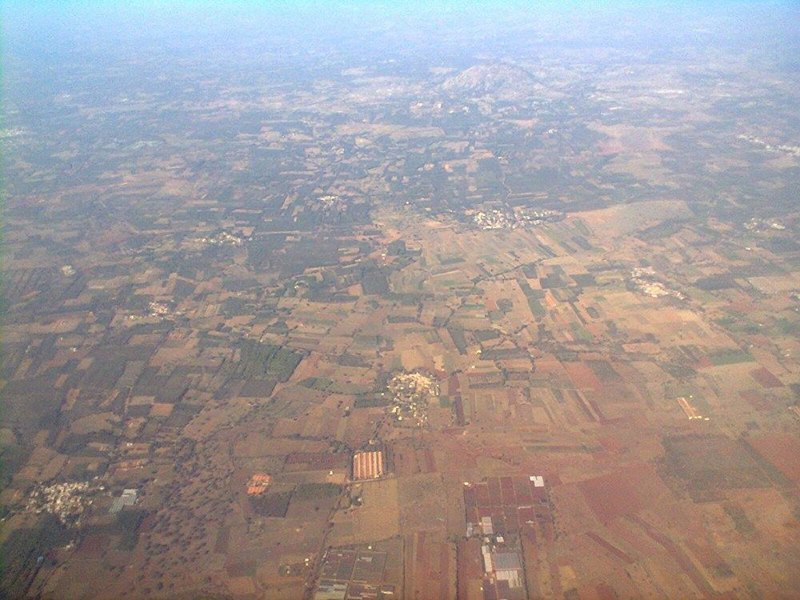
#> input picture image/earthfromsky.jpg, 800 x 600 px, found by its file name
$ python ex3.py
#> lines starting #> are read from the running program, lines starting #| are printed output that depends on the picture
import numpy as np
from skimage import img_as_ubyte, img_as_float
from skimage.io import imread
from skimage.metrics import peak_signal_noise_ratio as compare_psnr # 이전 오류 수정 반영
from PIL import Image
import matplotlib.pylab as pylab
import os # 파일 경로 관련 모듈 import

# 이미지 파일 경로 설정
image_path_earth = r"image\earthfromsky.jpg" # 파워-로우 변환할 이미지 경로

# 영상 표시 함수
def plot_image(image, title=''):
    pylab.title(title, size=20)
    pylab.imshow(image)
    pylab.axis('off') # 그래프에 축 보이기 원한다면 이 라인 주석처리

# 히스토그램 그리기 함수
def plot_hist(r, g, b, title=''):
    r_ubyte, g_ubyte, b_ubyte = img_as_ubyte(r), img_as_ubyte(g), img_as_ubyte(b)
    r_flat, g_flat, b_flat = np.array(r_ubyte).ravel(), np.array(g_ubyte).ravel(), np.array(b_ubyte).ravel()
    pylab.hist(r_flat, bins=256, range=(0, 256), color='r', alpha=0.5)
    pylab.hist(g_flat, bins=256, range=(0, 256), color='g', alpha=0.5)
    pylab.hist(b_flat, bins=256, range=(0, 256), color='b', alpha=0.5)
    pylab.xlabel('pixel value', size=20)
    pylab.ylabel('frequency', size=20)
    pylab.title(title, size=20)

try:
    # 파워-로우 변환 적용 및 표시
    im_earth = img_as_float(imread(image_path_earth))
    gamma = 5
    im_gamma = im_earth ** gamma
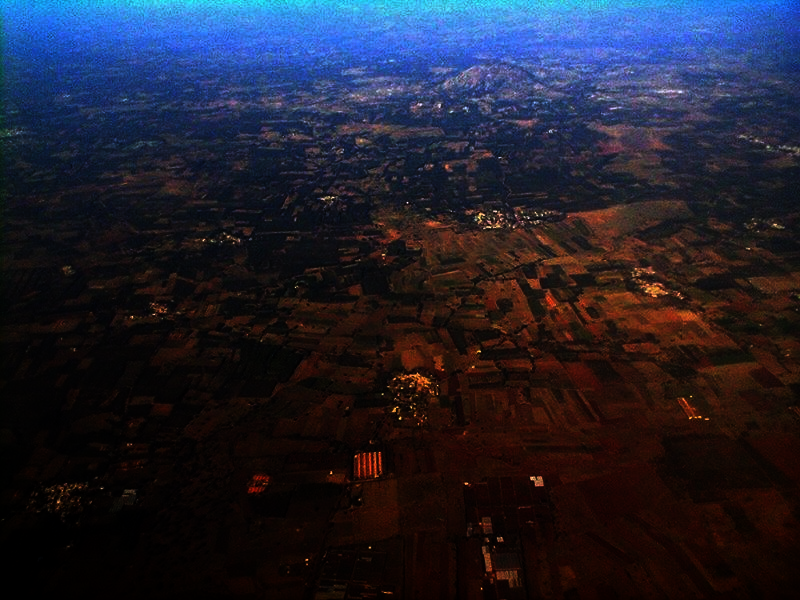
#> im_gamma: shape (600, 800, 3) float64; mean R, G, B 0.128, 0.129, 0.187

    pylab.style.use('ggplot')
    pylab.figure(figsize=(15, 5))

    pylab.subplot(121), plot_image(im_earth, 'original image (earthfromsky)')
    pylab.subplot(122)
    plot_hist(im_earth[..., 0], im_earth[..., 1], im_earth[..., 2], 'histogram of RGB channels (original)')
#> in plot_hist, `r_ubyte, g_ubyte, b_ubyte = img_as_ubyte(r), img_as_ubyte(g), img_as_u..`:
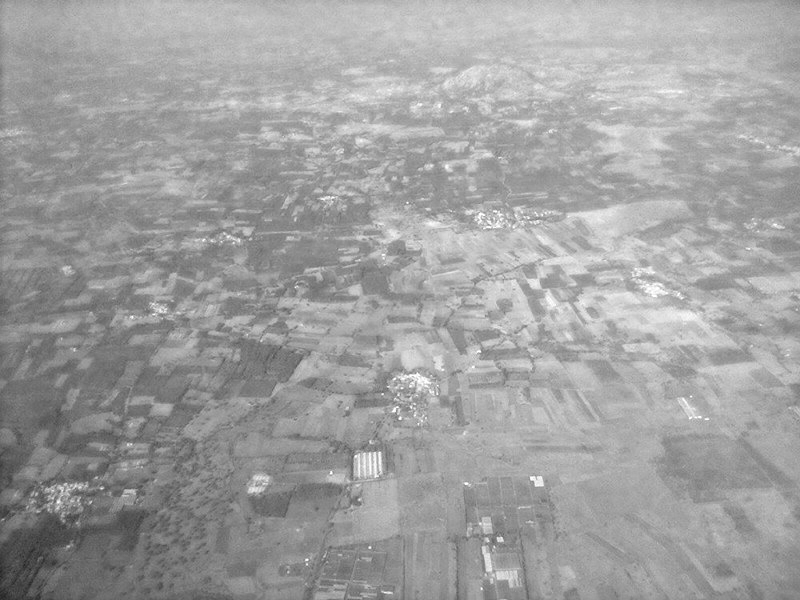
#> r_ubyte: shape (600, 800); min 35, max 255, mean 160
#> in plot_hist, `r_ubyte, g_ubyte, b_ubyte = img_as_ubyte(r), img_as_ubyte(g), img_as_u..`:
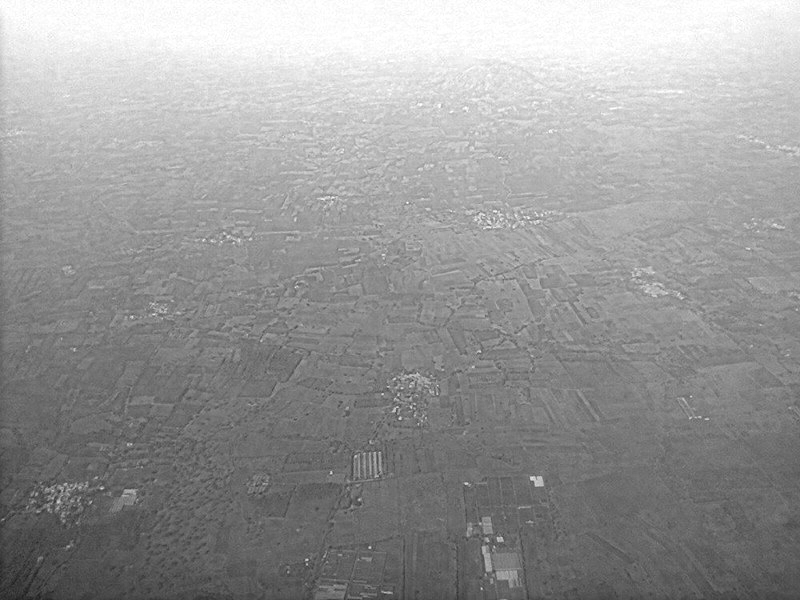
#> b_ubyte: shape (600, 800); min 29, max 255, mean 152.4

    pylab.figure(figsize=(15, 5))
    pylab.subplot(121), plot_image(im_gamma, f'image after power-law transform (gamma={gamma})')
    pylab.subplot(122)
    plot_hist(im_gamma[..., 0], im_gamma[..., 1], im_gamma[..., 2], f'histogram of RGB channels (gamma={gamma})')
#> call 2 of plot_hist, with title = 'histogram of RGB channels (gamma=5)'
#> in plot_hist (call 2), `r_ubyte, g_ubyte, b_ubyte = img_as_ubyte(r), img_as_ubyte(g), img_as_u..`:
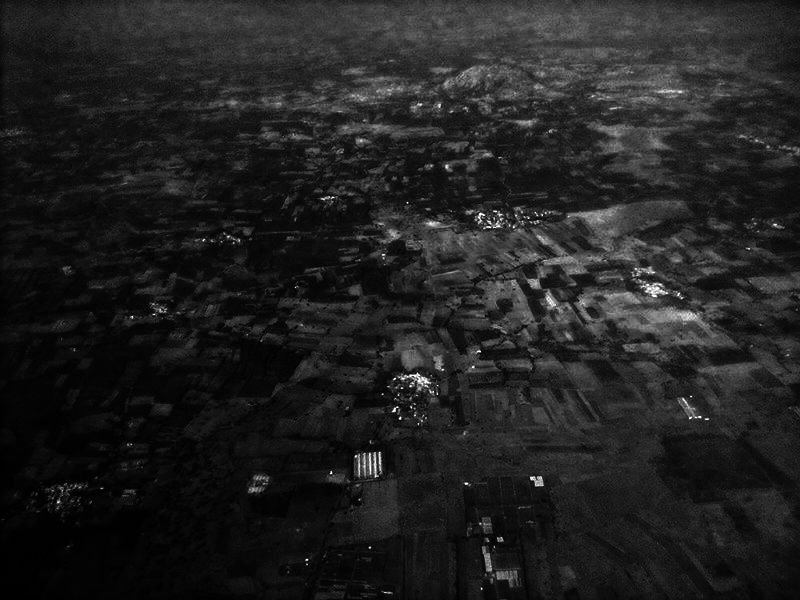
#> r_ubyte: shape (600, 800); min 0, max 255, mean 32.6
#> in plot_hist (call 2), `r_ubyte, g_ubyte, b_ubyte = img_as_ubyte(r), img_as_ubyte(g), img_as_u..`:
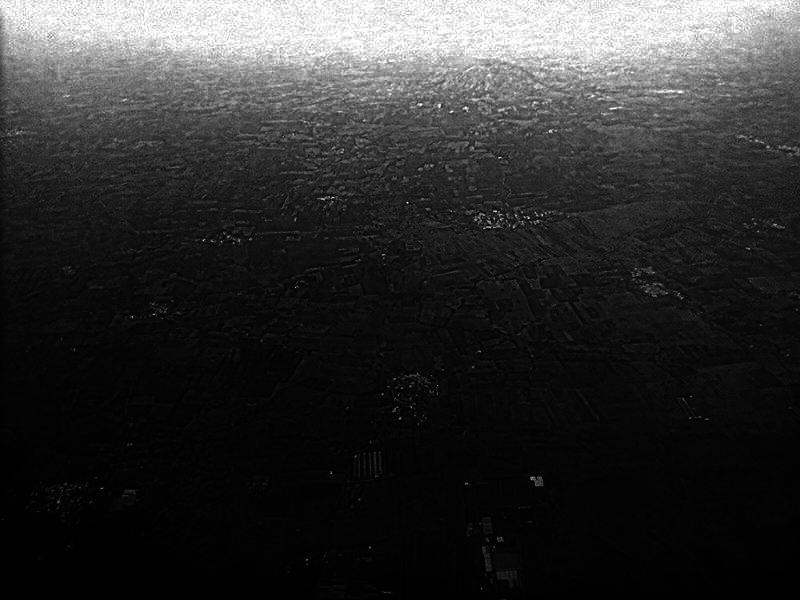
#> b_ubyte: shape (600, 800); min 0, max 255, mean 47.7

    pylab.show()

except FileNotFoundError as e:
    print(f"오류: 파일을 찾을 수 없습니다: {e.filename}")
except Exception as e:
    print(f"예상치 못한 오류가 발생했습니다: {e}")
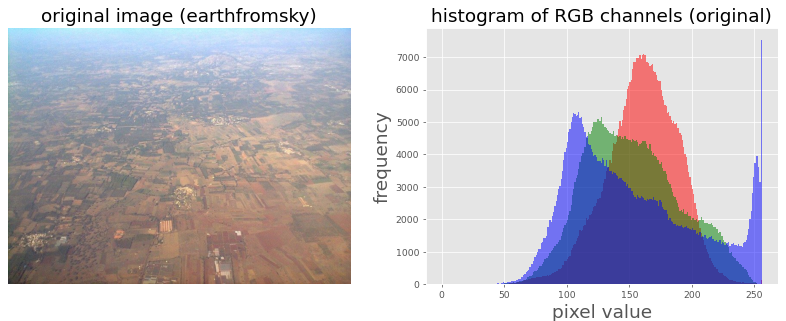
#> figure drawn by matplotlib, 2 panels; panel 2: tallest bar 7108 high, from x = 161 to 162; panel 2: tallest bar 5161 high, from x = 127 to 128; panel 2: tallest bar 7530 high, from x = 255 to 256
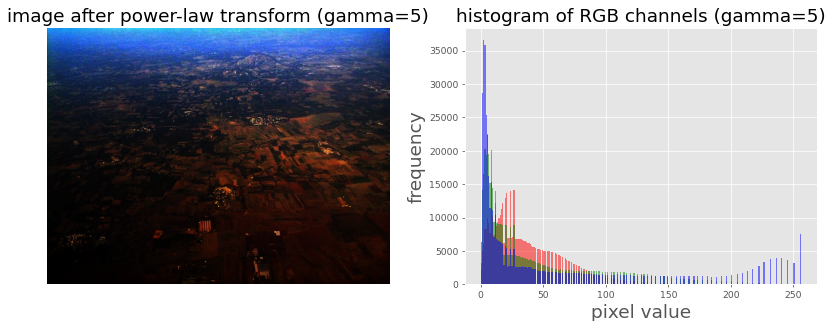
#> figure drawn by matplotlib, 2 panels; panel 2: tallest bar 14170 high, from x = 26 to 27; panel 2: tallest bar 22548 high, from x = 5 to 6; panel 2: tallest bar 36605 high, from x = 2 to 3

$ run again, with image/aero.jpg copied over image/earthfromsky.jpg
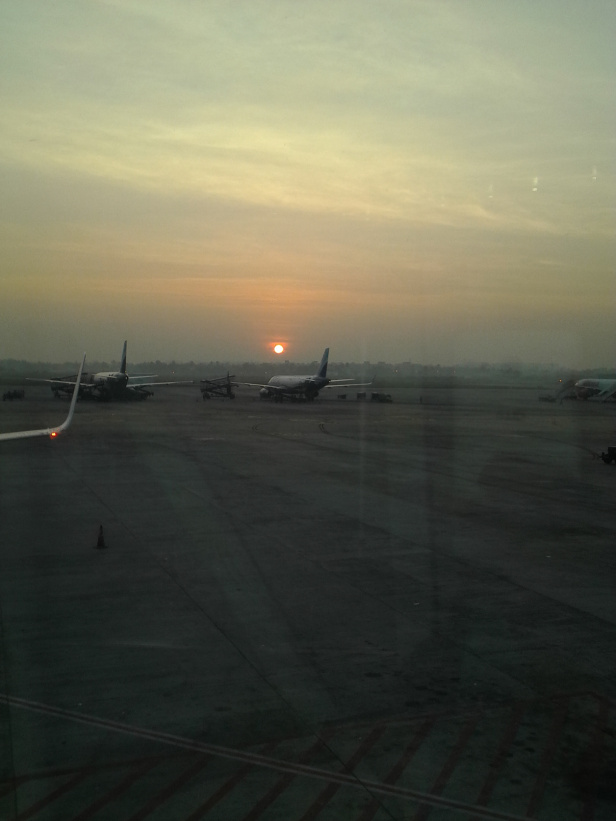
#> input picture image/aero.jpg, 616 x 821 px, found by its file name
#> in plot_hist (call 2), `r_ubyte, g_ubyte, b_ubyte = img_as_ubyte(r), img_as_ubyte(g), img_as_u..`:
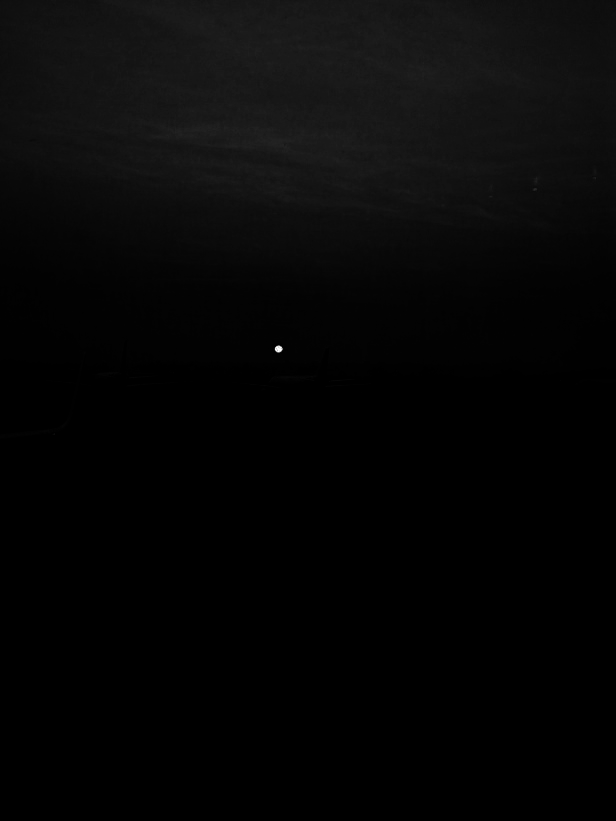
#> b_ubyte: shape (821, 616); min 0, max 255, mean 6.1
#> `print(f"예상치 못한 오류가 발생했습니다: {e}")`:
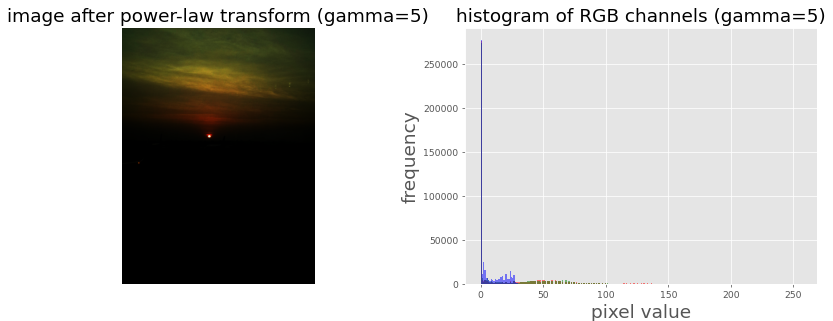
#> figure drawn by matplotlib, 2 panels; panel 2: tallest bar 276476 high, from x = 0 to 1; panel 2: tallest bar 273639 high, from x = 0 to 1; panel 2: tallest bar 277213 high, from x = 0 to 1

$ run again, with image/bisons.jpg copied over image/earthfromsky.jpg
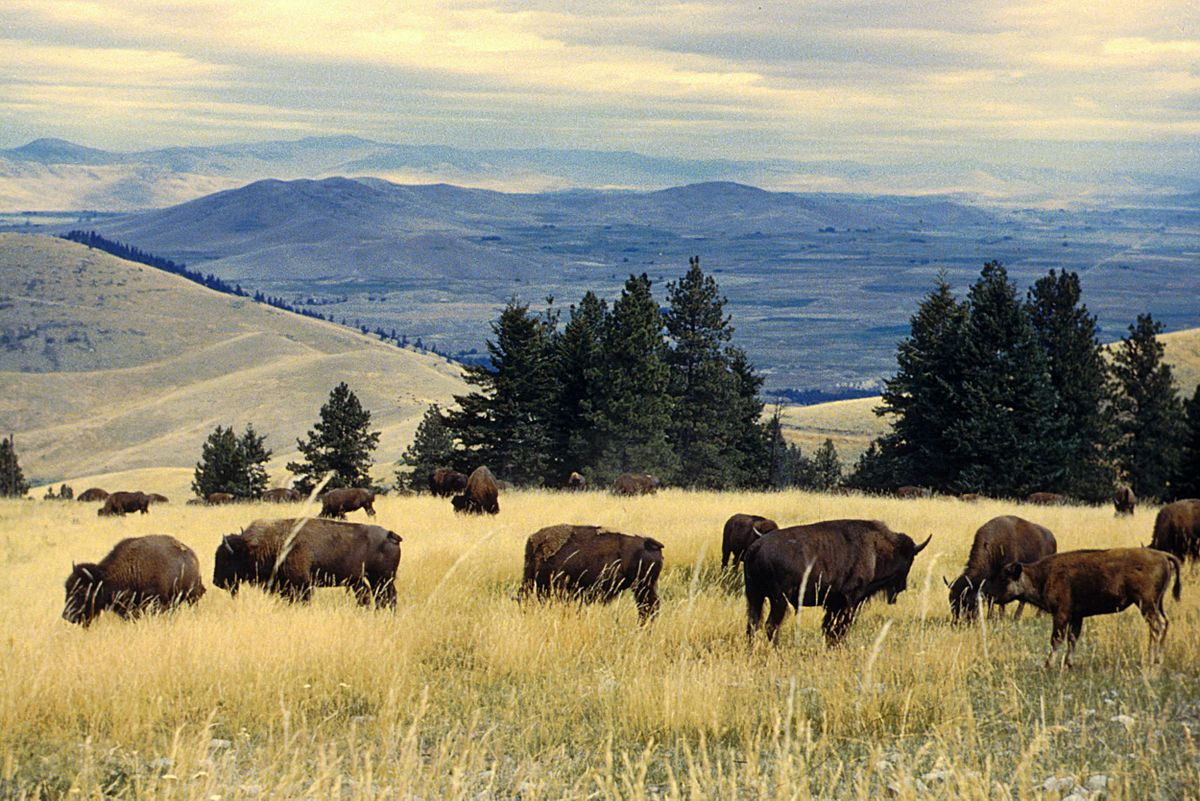
#> input picture image/bisons.jpg, 1200 x 801 px, found by its file name
#> in plot_hist (call 2), `r_ubyte, g_ubyte, b_ubyte = img_as_ubyte(r), img_as_ubyte(g), img_as_u..`:
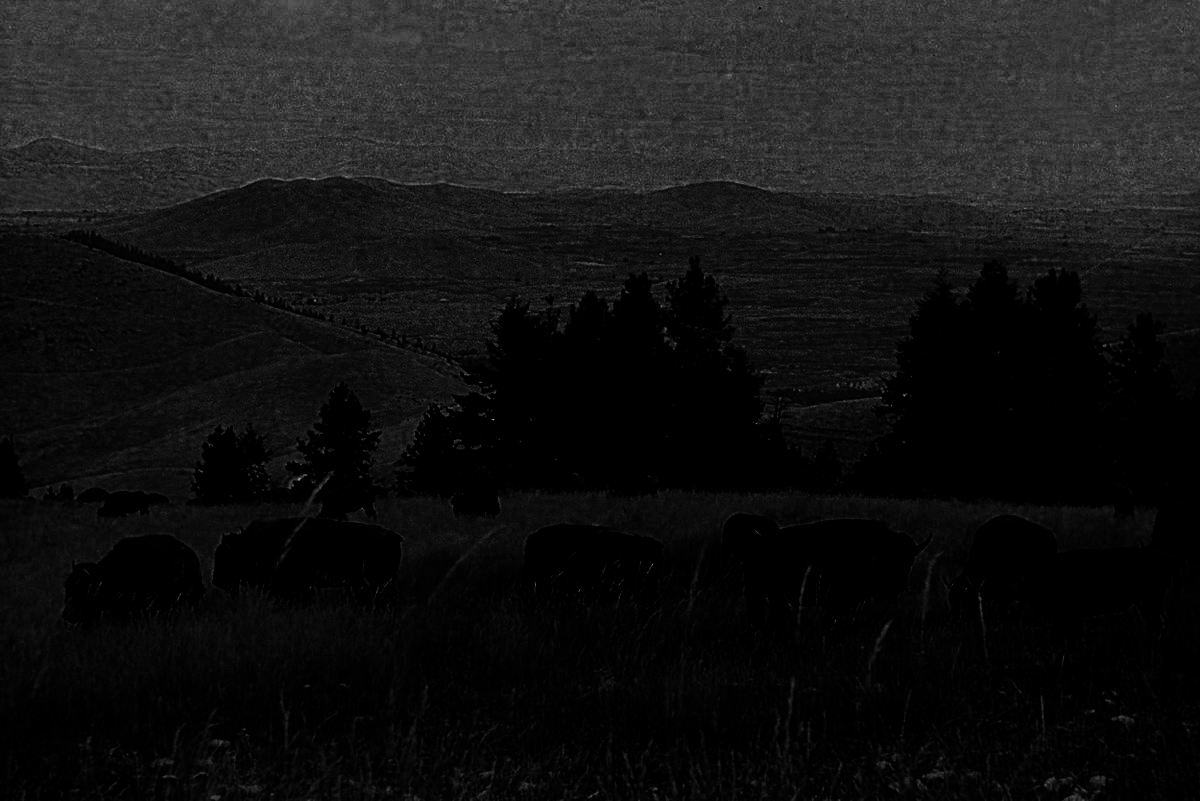
#> b_ubyte: shape (801, 1200); min 0, max 173, mean 18.7
#> `print(f"예상치 못한 오류가 발생했습니다: {e}")`:
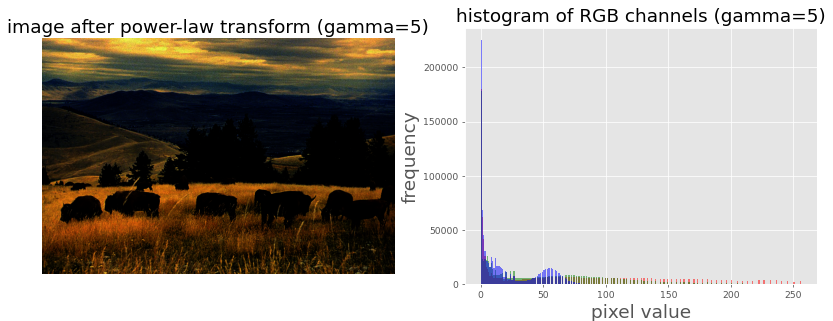
#> figure drawn by matplotlib, 2 panels; panel 2: tallest bar 179705 high, from x = 0 to 1; panel 2: tallest bar 178333 high, from x = 0 to 1; panel 2: tallest bar 225184 high, from x = 0 to 1
